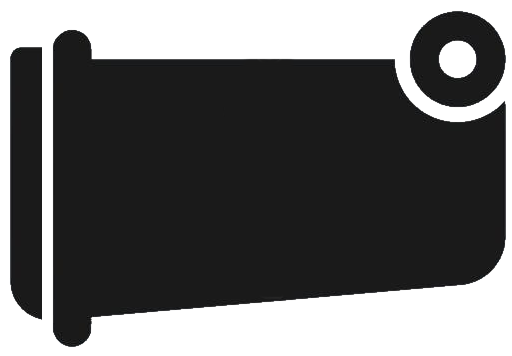
#> input picture images/wheelie-bin-full-v2.png, 512 x 356 px
$ python img2rgb565.py ../images/wheelie-bin-full-v2.png
#> lines starting #> are read from the running program, lines starting #| are printed output that depends on the picture
# -*- coding: utf-8 -*-
"""Utility to convert images to raw RGB565 format.

Requires the Pillow library (pip install Pillow)
Usage:
    python img2rgb565.py <your_image>
    <your_image> is the full path to the image file you want to convert.
"""

from PIL import Image
from struct import pack
from os import path
import sys


def error(msg):
    """Display error and exit."""
    print(msg)
    sys.exit(-1)


def write_bin(f, pixel_list):
    """Save image in RGB565 format."""
    for pix in pixel_list:
        r = (pix[2] >> 3) & 0x1F
        g = (pix[1] >> 2) & 0x3F
        b = (pix[0] >> 3) & 0x1F
        f.write(pack(">H", (r << 11) + (g << 5) + b))


if __name__ == "__main__":
    args = sys.argv
    if len(args) != 2:
        error("Please specify input file: ./img2rgb565.py test.png")
    in_path = args[1]
    if not path.exists(in_path):
        error("File Not Found: " + in_path)

    filename, ext = path.splitext(in_path)
    out_path = filename + ".raw"
    img = Image.open(in_path).convert("RGB")
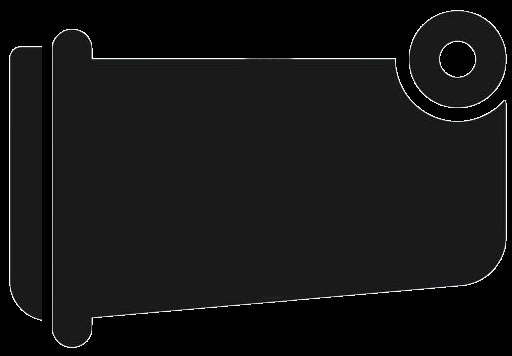
#> img: PIL image 512x356 RGB; mean R, G, B 20.2, 20.2, 20.3
    pixels = list(img.getdata())
#> pixels = 182272 items
    with open(out_path, "wb") as f:
        write_bin(f, pixels)
    print("Saved: " + out_path)
